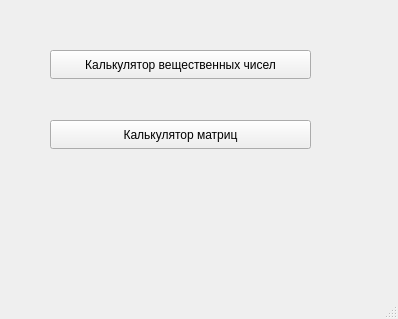
<?xml version="1.0" encoding="UTF-8"?>
<ui version="4.0">
 <class>MainWindow</class>
 <widget class="QMainWindow" name="MainWindow">
  <property name="geometry">
   <rect>
    <x>0</x>
    <y>0</y>
    <width>398</width>
    <height>319</height>
   </rect>
  </property>
  <property name="windowTitle">
   <string>MainWindow</string>
  </property>
  <widget class="QWidget" name="centralwidget">
   <widget class="QPushButton" name="pushChisla">
    <property name="geometry">
     <rect>
      <x>50</x>
      <y>50</y>
      <width>261</width>
      <height>29</height>
     </rect>
    </property>
    <property name="text">
     <string>Калькулятор вещественных чисел</string>
    </property>
   </widget>
   <widget class="QPushButton" name="buttonMatrix">
    <property name="geometry">
     <rect>
      <x>50</x>
      <y>120</y>
      <width>261</width>
      <height>29</height>
     </rect>
    </property>
    <property name="text">
     <string>Калькулятор матриц</string>
    </property>
   </widget>
  </widget>
  <widget class="QMenuBar" name="menubar">
   <property name="geometry">
    <rect>
     <x>0</x>
     <y>0</y>
     <width>398</width>
     <height>26</height>
    </rect>
   </property>
  </widget>
  <widget class="QStatusBar" name="statusbar"/>
 </widget>
 <resources/>
 <connections/>
</ui>
